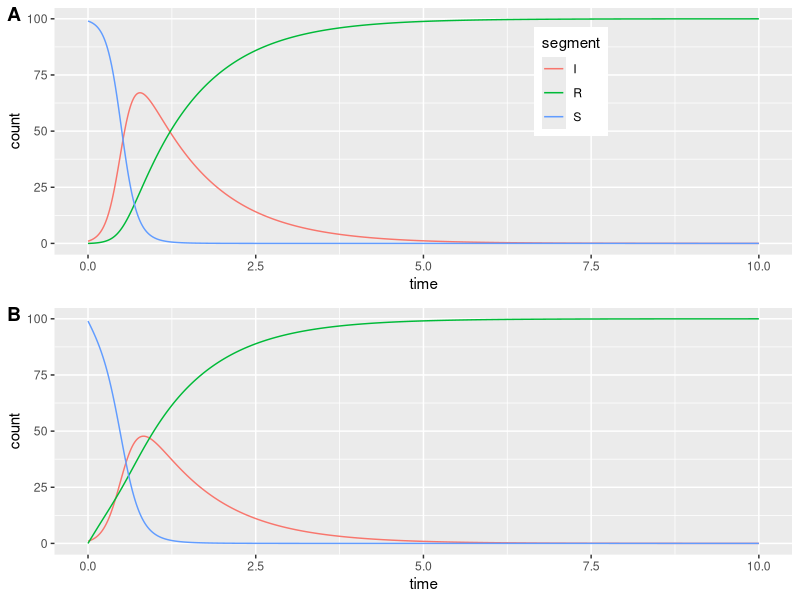

The R script that drew this image:
## ---- chunk 1
knitr::opts_chunk$set(echo = TRUE)
## ---- chunk 2
suppressPackageStartupMessages({
  library(deSolve)
  library(cowplot)
  library(tidyverse)
})
## ---- chunk 3
SIRv.model <- function (t, x, params) {
  S = x[1]
  I = x[2]
  R = x[3]
  
  beta = params[1]
  gamma = params[2]
  v = params[3]
  
  dSdt = (-beta*S*I) - v*S
  dIdt = (beta*S*I) - (gamma*I)
  dRdt = (gamma*I) + v*S
  
 return(list(c(dSdt,dIdt,dRdt)))
}

## ---- chunk 4
S0 = 99 # Initial number of susceptibles
I0 = 1 # Initial number of infecteds
R0 = 0 # Initial number of recovered
initial_values = c(S=S0,I=I0,R=R0)

beta = 0.1 # per host per week
gamma = 1 # per week
v = 0.5 # per week

parameters = c(beta, gamma, 0) # parameters without vaccination
parameters_v = c(beta,gamma, v) # parameters with vaccination

times = seq(0, 10, by=0.01)
## ---- chunk 5
SIR_plot <- lsoda(initial_values, times, SIRv.model, parameters) %>% 
  as.data.frame() %>% 
  gather(segment, count, -time) %>% 
  ggplot(aes(time, count, color = segment)) +
  geom_line() +
  theme(legend.position = c(0.7, 0.7))

SIR_v_plot <- lsoda(initial_values, times, SIRv.model, parameters_v) %>% 
  as.data.frame() %>% 
  gather(segment, count, -time) %>% 
  ggplot(aes(time, count, color = segment)) +
  geom_line() +
  theme(legend.position = "none")

cowplot::plot_grid(SIR_plot, SIR_v_plot, labels = c("A", "B"), ncol = 1)
